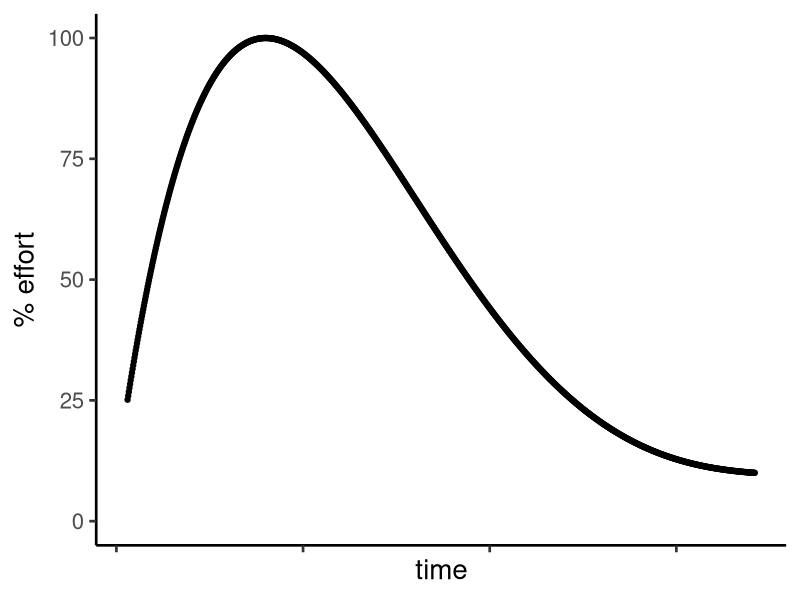
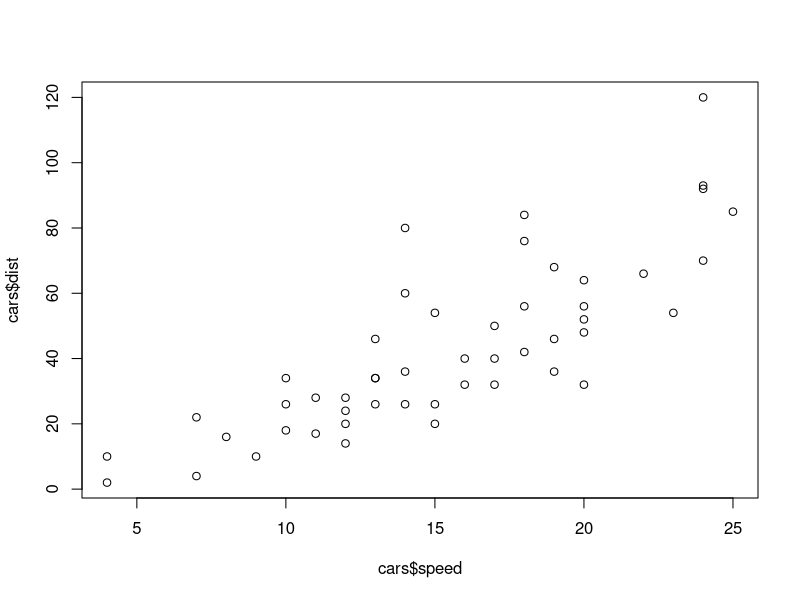

Recreate these plots in R, in order. (Note: this script raises an error after producing the figures.)
## ---- chunk 1
library(tidyverse)
library(scales)

x <- seq(0, 1, length = 1000)
t <- rbeta(1000,shape1=3,shape2=5)
h <- hist(t,plot = F)
xfit<-seq(min(t),max(t),length=1000)
yfit<-dbeta(xfit,2,5)
yfit <- rescale(yfit*diff(h$mids[1:2])*length(t),to=c(10,100))
qplot(xfit, yfit)+theme_classic(20)+xlab("time")+ylab("% effort")+ylim(c(0,100))+theme(axis.text.x = element_blank())

## ---- chunk 2
#stride length
knitr::include_graphics("https://lh3.googleusercontent.com/proxy/0obSbSp9iXrPYsLwkro-vWJidhrJdKRPK1btUG9A3FOtz_-bLKO3t1664zvhYmLk297PZbbhtFyTG76AIw9kDaaXN6hg5fn5AHQ")

## ---- chunk 3
plot(cars$speed,cars$dist)
## ---- chunk 4
#stride length
knitr::include_graphics("img/newRmd.png")

## ---- chunk 5
#stride length
knitr::include_graphics("img/headers.png")

## ---- chunk 6
#stride length
knitr::include_graphics("img/chunk.png")

## ---- chunk 7
#stride length
knitr::include_graphics("img/runchunk.png")

## ---- chunk 8
#stride length
knitr::include_graphics("img/install.png")

## ---- chunk 9

## ---- chunk 10
cnt <- 10:1 #store some numbers

for(i in cnt){
  print(paste("It's now", i))
}

## ---- chunk 11
list.files()

## ---- chunk 12
dat.files <- list.files(pattern=".csv")

